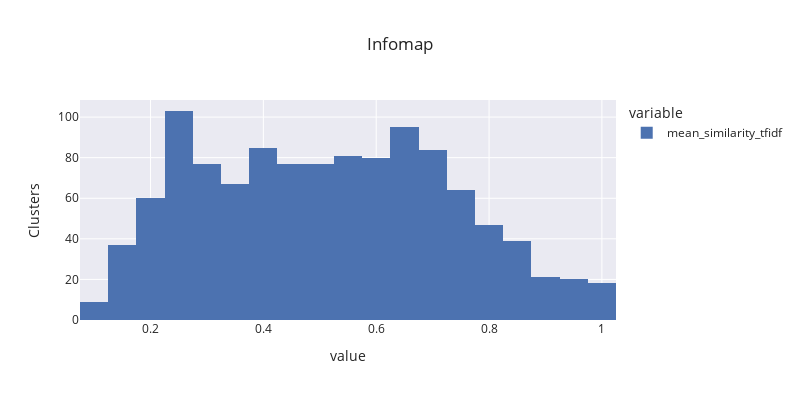
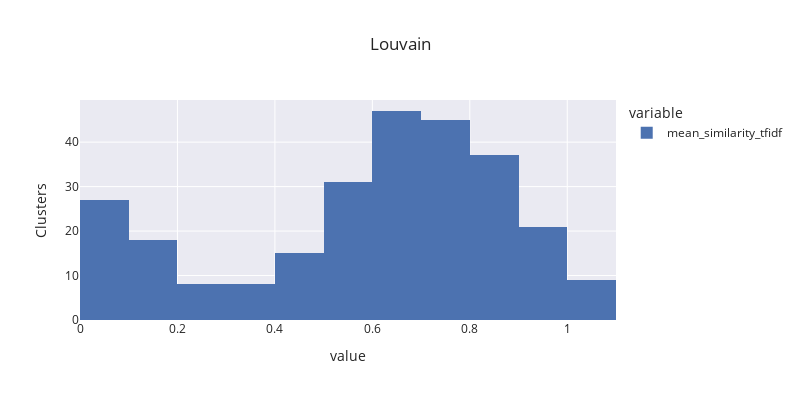

Write notebook code for charts like these, in order.
### Markdown cell above
Histogramas vocabulario extendido

### Code cell
fig1 = px.histogram(infomap_clusters.mean_similarity_tfidf, width=800, height=400, title="Infomap").update_layout(yaxis_title="Clusters")
fig1.show()

fig2 = px.histogram(louvain_clusters.mean_similarity_tfidf, width=800, height=400, title="Louvain").update_layout(yaxis_title="Clusters")
fig2.show()

### Figure 1 — Plotly figure (JSON) as saved in the notebook; plotly's stock layout.template omitted (floating-point values rounded to 4 significant figures; data arrays with more than 128 entries replaced by an {"elided": "..."} marker saying what was removed)
{"data": [{"alignmentgroup": "True", "bingroup": "x", "hovertemplate": "variable=mean_similarity_tfidf<br>value=%{x}<br>count=%{y}<extra></extra>", "legendgroup": "mean_similarity_tfidf", "marker": {"color": "rgb(76,114,176)", "pattern": {"shape": ""}}, "name": "mean_similarity_tfidf", "offsetgroup": "mean_similarity_tfidf", "orientation": "v", "showlegend": true, "type": "histogram", "x": {"elided": "1141 float values"}, "xaxis": "x", "yaxis": "y"}], "layout": {"barmode": "relative", "height": 400, "legend": {"title": {"text": "variable"}, "tracegroupgap": 0}, "title": {"text": "Infomap"}, "width": 800, "xaxis": {"anchor": "y", "domain": [0, 1], "title": {"text": "value"}}, "yaxis": {"anchor": "x", "domain": [0, 1], "title": {"text": "Clusters"}}}}

### Figure 2 — Plotly figure (JSON) as saved in the notebook; plotly's stock layout.template omitted (floating-point values rounded to 4 significant figures; data arrays with more than 128 entries replaced by an {"elided": "..."} marker saying what was removed)
{"data": [{"alignmentgroup": "True", "bingroup": "x", "hovertemplate": "variable=mean_similarity_tfidf<br>value=%{x}<br>count=%{y}<extra></extra>", "legendgroup": "mean_similarity_tfidf", "marker": {"color": "rgb(76,114,176)", "pattern": {"shape": ""}}, "name": "mean_similarity_tfidf", "offsetgroup": "mean_similarity_tfidf", "orientation": "v", "showlegend": true, "type": "histogram", "x": {"elided": "266 float values"}, "xaxis": "x", "yaxis": "y"}], "layout": {"barmode": "relative", "height": 400, "legend": {"title": {"text": "variable"}, "tracegroupgap": 0}, "title": {"text": "Louvain"}, "width": 800, "xaxis": {"anchor": "y", "domain": [0, 1], "title": {"text": "value"}}, "yaxis": {"anchor": "x", "domain": [0, 1], "title": {"text": "Clusters"}}}}
